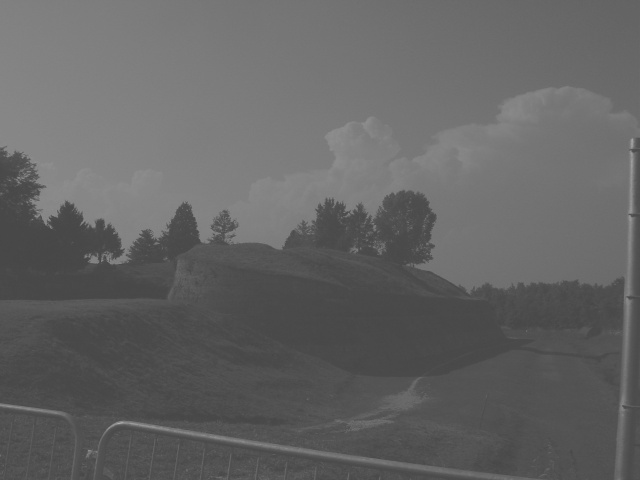
#> input picture lab3/hist_gray.jpg, 640 x 480 px
$ python zad1.py
#> lines starting #> are read from the running program, lines starting #| are printed output that depends on the picture
import matplotlib.pyplot as plt
from PIL import Image
import numpy as np

def hist(title: str, axes: plt.Axes, src: np.ndarray) -> None:
    axes[0].set_title(title)
    axes[0].imshow(src, cmap = 'gray')
    axes[1].set_title(f'{title} - histogram')
    axes[1].hist(src.flatten(), bins = 256)
    axes[1].set_xlim(0, 255)

img = np.asarray(Image.open('hist_gray.jpg')), np.asarray(Image.open('hist_couple.bmp'))
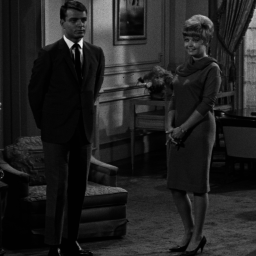
#> input picture lab3/hist_couple.bmp, 256 x 256 px

figure, axes = plt.subplots(2, 2, num = 'Zadanie 1')

hist('hist_gray.jpg', axes[0, :2], img[0])
#> in hist, src is the input picture: shape (480, 640); min 65, max 175, mean 100.1
hist('hist_couple.bmp', axes[1, :2], img[1])
#> in hist, src is the input picture: shape (256, 256); min 1, max 244, mean 33.4

plt.show()
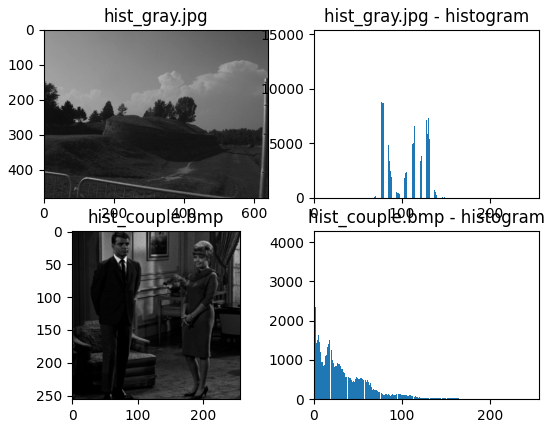
#> figure drawn by matplotlib, 4 panels; panel 2: tallest bar 14707 high, from x = 73.59 to 74.02; panel 4: tallest bar 4076 high, from x = 1 to 1.95
